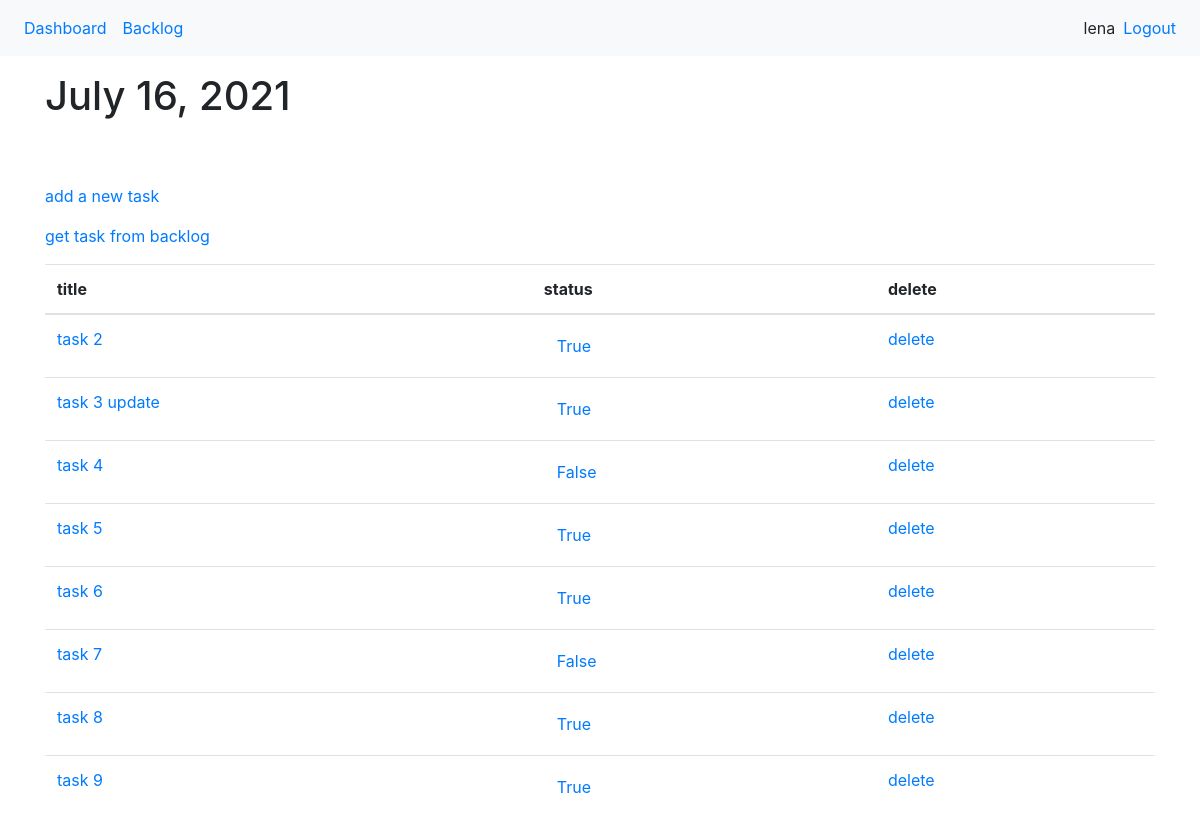
Page /task-list/2103/ (signed in) on the committed database.
### dashboard/models.py (models this page shows, shortened)
class List(models.Model):
    user = models.ForeignKey(User, on_delete=models.CASCADE)
    status = models.BooleanField(default=False)
    date = models.DateField(auto_now_add=False)
    class Meta:
        ordering = ['-date']

### tasks/models.py (models this page shows, shortened)
class Task(models.Model):
    user = models.ForeignKey(User, on_delete=models.CASCADE)
    title = models.CharField(max_length=200)
    description = models.TextField(null=True, blank=True)
    comment = models.TextField(null=True, blank=True)
    status = models.BooleanField(default=False)
    created_at = models.DateTimeField(auto_now_add=True)
    difficulty = models.IntegerField(default=1)
    moved_number = models.IntegerField(default=0)
    modified_at = models.DateTimeField(auto_now=True)
    deadline = models.DateField(default=timezone.now)
    task_list = models.ForeignKey(List, on_delete=models.CASCADE, related_name='tasks', null=True, blank=True)
    class Meta:
        ordering = ['deadline']

### tasks/views.py (the view)
# urls.py: path('<int:list_id>/', TasksView.as_view(), name='tasks'),
class TasksView(LoginRequiredMixin, ListView):
    model = Task
    context_object_name = 'tasks'
    def get_context_data(self, **kwargs):
        context = super().get_context_data(**kwargs)
        context['tasks'] = context['tasks'].filter(task_list=self.kwargs.get('list_id'))
        context['list'] = List.objects.filter(id=self.kwargs.get('list_id')).first()
        return context

### tasks/templates/tasks/task_list.html (shortened to what this page needs)
{% extends 'base.html' %}
{% block content %}
    <h1>{{ list.date }}</h1>
    <div class="mt-5">
        <div class="list-group">
            <a class="mt-3" href="{% url 'task-create' %}?list_id={{ list.id }}&next={{ request.path|urlencode }}">add a new task</a>
            <a class="mt-3" href="{% url 'task-actual' list.id %}">get task from backlog</a>
        </div>
        <table class="table table-hover mt-3">
            <thead>
                <tr>
                    <th>title</th>
                    <th>status</th>
                    <th>delete</th>
                </tr>
            </thead>
            <tbody>
                {% for task in tasks %}
                    <tr>
                        <td>
                            <a href="{% url 'task-update' task.id %}">{{ task.title }}</a>
                        </td>
                        <td>
                            <form action="{% url "task-done" task.id %}" method="POST">
                                <input type="submit" class="btn btn-link" value="{{ task.status }}">
                            </form>
                        </td>
                        <td>
                            <a href="{% url 'task-delete' task.id%}?next={{ request.path|urlencode }}">delete</a> </s>
                        </td>
                    </tr>
                {% endfor %}
            </tbody>
        </table>
    </div>
{% endblock content %}

### todo_list/templates/base.html (shortened to what this page needs)
<!DOCTYPE html>
<html lang="en">
<head>
    <link rel="stylesheet" href="https://maxcdn.bootstrapcdn.com/bootstrap/4.5.2/css/bootstrap.min.css">
</head>
<body>
    <nav class="navbar navbar-expand-md bg-light">
        <ul class="navbar-nav mr-auto">
                <li class="nav-item">
                    <a class="nav-link {% block dashboard_class %}{% endblock %}" href="{% url 'dashboard' %}">Dashboard</a>
                </li>
                <li class="nav-item">
                    <a class="nav-link {% block backlog_class %}{% endblock %}" href="{% url 'backlog' %}">Backlog</a>
                </li>
        </ul>
        <ul class="navbar-nav">
            {% if request.user.is_authenticated %}
                <span class="navbar-text">{{ request.user }}</span>
                <li class="nav-item">
                    <a class="nav-link" href="{% url 'logout' %}">Logout</a>
                </li>
            {% else %}
                <li class="nav-item">
                    <a class="nav-link" href="{% url 'login' %}">Login</a>
                </li>
            {% endif %}
        </ul>
    </nav>
    <div class="container pt-3">
        {% block content %}{% endblock %}
    </div>
</body>
</html>

### rows in the picture
List: date "July 16, 2021"
Task: title "task 2", status "True"
Task: title "task 3 update", status "True"
Task: title "task 4", status "False"
Task: title "task 5", status "True"
Task: title "task 6", status "True"
Task: title "task 7", status "False"
Task: title "task 8", status "True"
Task: title "task 9", status "True"

### other values in the picture
{{ request.user }} "lena"
